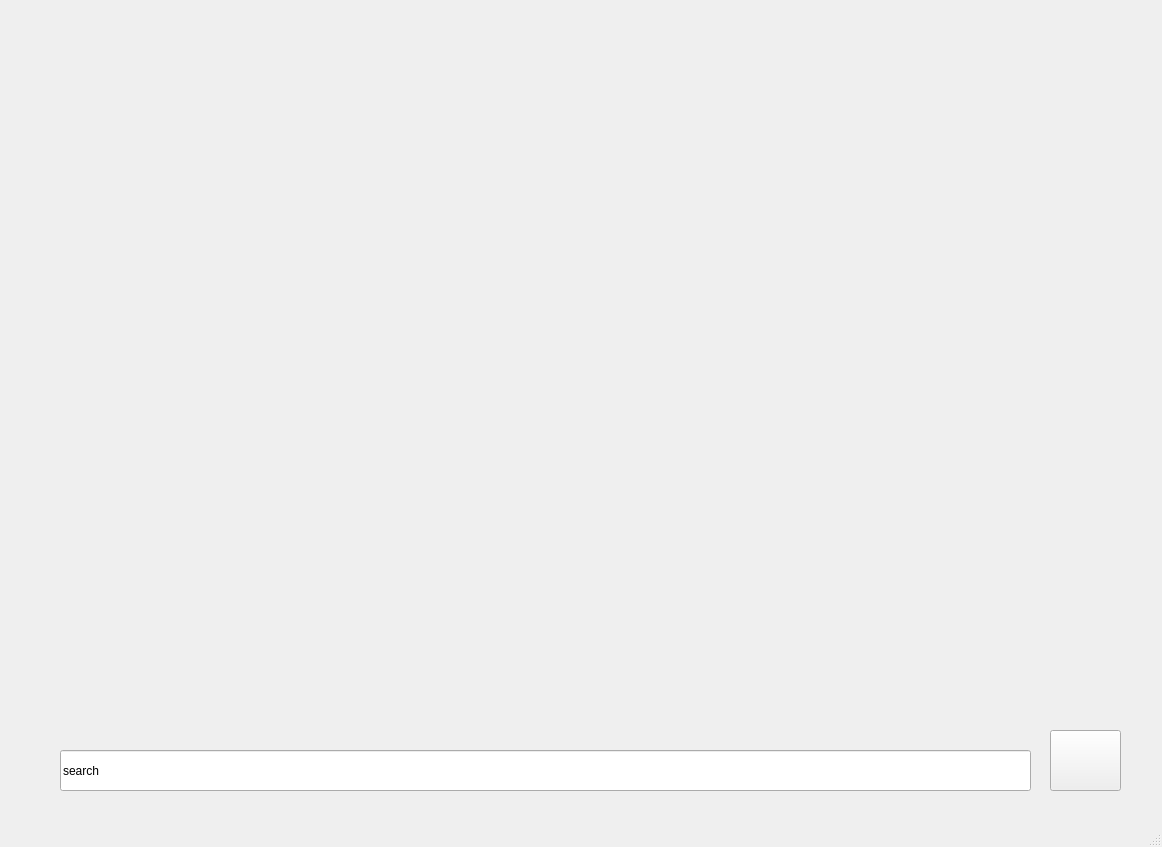
<?xml version="1.0" encoding="UTF-8"?>
<ui version="4.0">
 <class>MainWindow</class>
 <widget class="QMainWindow" name="MainWindow">
  <property name="geometry">
   <rect>
    <x>0</x>
    <y>0</y>
    <width>1162</width>
    <height>847</height>
   </rect>
  </property>
  <property name="windowTitle">
   <string>MainWindow</string>
  </property>
  <widget class="QWidget" name="centralwidget">
   <widget class="QLineEdit" name="lineEdit">
    <property name="geometry">
     <rect>
      <x>60</x>
      <y>750</y>
      <width>971</width>
      <height>41</height>
     </rect>
    </property>
    <property name="text">
     <string>search</string>
    </property>
   </widget>
   <widget class="QPushButton" name="pushButton_2">
    <property name="geometry">
     <rect>
      <x>1050</x>
      <y>730</y>
      <width>71</width>
      <height>61</height>
     </rect>
    </property>
    <property name="autoFillBackground">
     <bool>false</bool>
    </property>
    <property name="styleSheet">
     <string notr="true">image: url(:/menubutton/mic-4.png);</string>
    </property>
    <property name="text">
     <string/>
    </property>
   </widget>
  </widget>
  <widget class="QMenuBar" name="menubar">
   <property name="geometry">
    <rect>
     <x>0</x>
     <y>0</y>
     <width>1162</width>
     <height>21</height>
    </rect>
   </property>
  </widget>
  <widget class="QStatusBar" name="statusbar"/>
 </widget>
 <resources>
  <include location="image.qrc"/>
 </resources>
 <connections/>
</ui>
